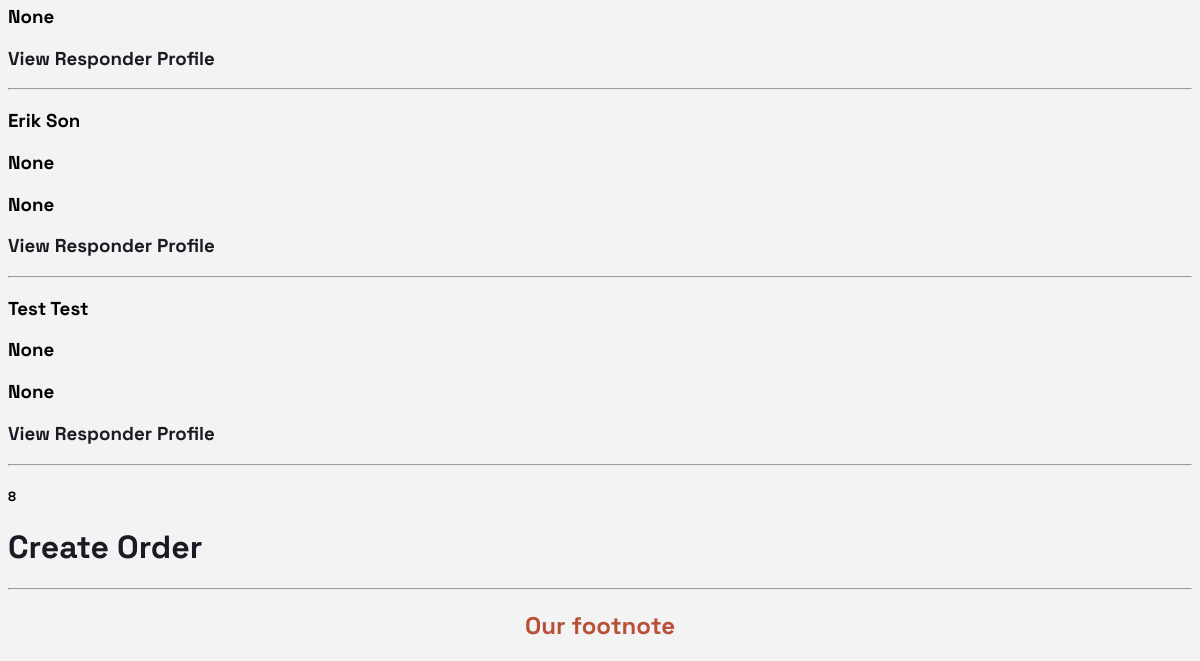
Page /home/ (signed in, lower part) on the earlier database version.
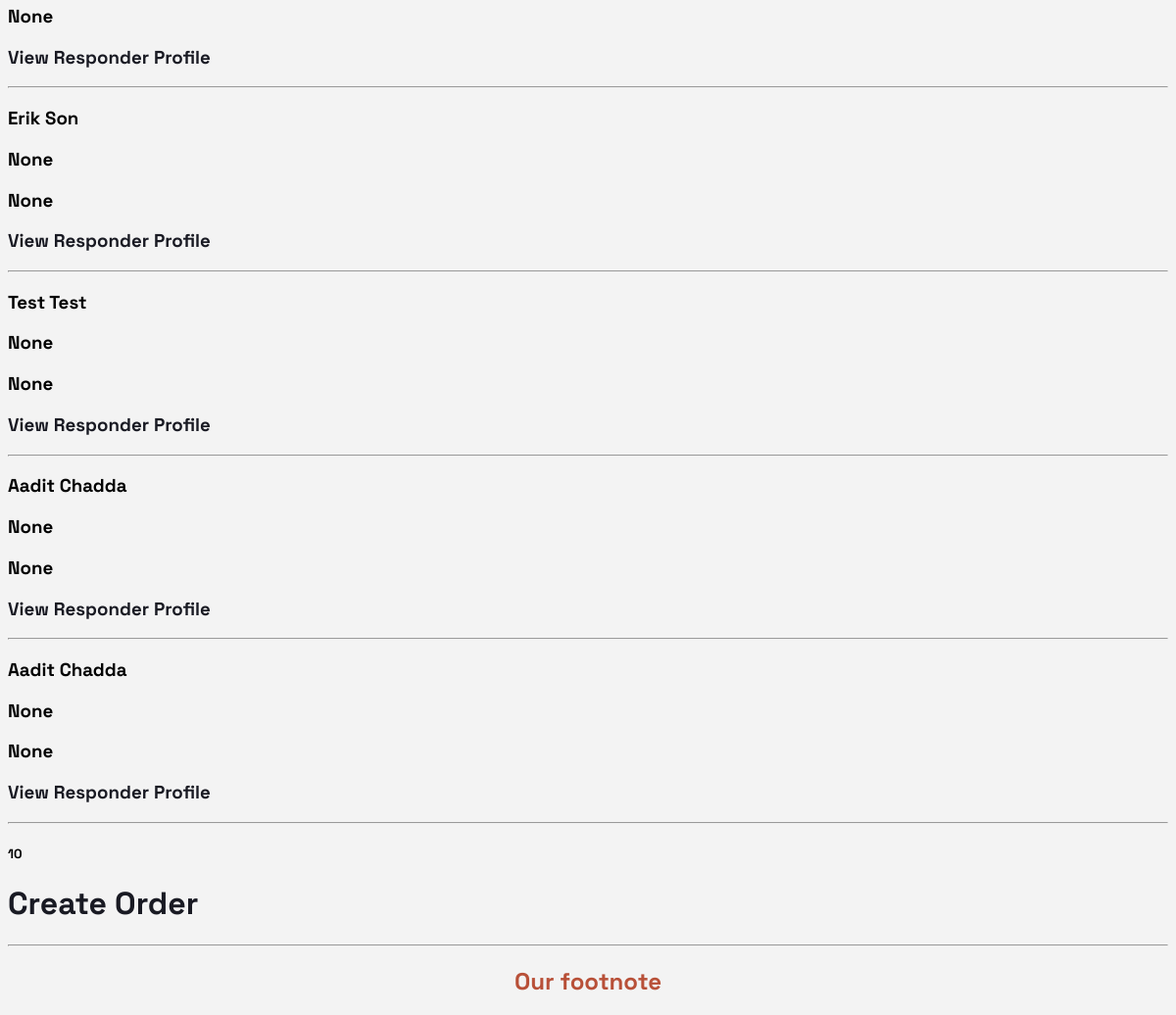
Same page on the later database version.
### manager/models.py (models this page shows, shortened)
class Responder(models.Model):
    user = models.OneToOneField(User, on_delete=models.CASCADE)
    name = models.CharField(max_length=200, null=True)
    phone = models.CharField(max_length=10, null=True)
    email = models.CharField(max_length=250, null=True)
    profile_pic = models.ImageField(default="defaultProfilePicture.jpg", null=True, blank=True)
    date_created = models.DateTimeField(auto_now_add=True)

### manager/decorators.py (the view)
        def wrapper_func(request, *args, **kwargs):
            group = None
            if request.user.groups.exists():
                group = request.user.groups.all()[0].name
            if group in allowed_roles:
                return view_func(request, *args, **kwargs)
            else:
                return HttpResponse('You are not authorized to view this page')

### manager/views.py (called while the page is built)
@login_required(login_url='login')
@allowed_users(allowed_roles=['admin', 'responder'])
def home(request):
    responders = Responder.objects.all()
    total_responders = responders.count()
    context = {
        'responders': responders,
        'total_responders': total_responders
    }
    return render(request, 'manager/home.html', context)

### manager/templates/manager/home.html (shortened to what this page needs)
{% extends 'manager/main.html' %}
{% load static%}
{% block content %}
{% for res in responders %}
    <h3>{{res.name}}</h3>
    <h3>{{res.email}}</h3>
    <h3>{{res.phone}}</h3>
    <h3><a href="{% url 'dashboard' res.id %}">View Responder Profile</a></h3>
    <hr>
{% endfor %}
<h5>{{total_responders}}</h5>
<h1><a href="{% url 'create_order' user.responder.id %}">Create Order</a></h1>
{% endblock %}

Differences in the rows shown:
added Responder: name "Aadit Chadda", email "None", phone "None"
added Responder: name "Aadit Chadda", email "None", phone "None"
Other differences:
{{ total_responders }}: "8" → "10"
